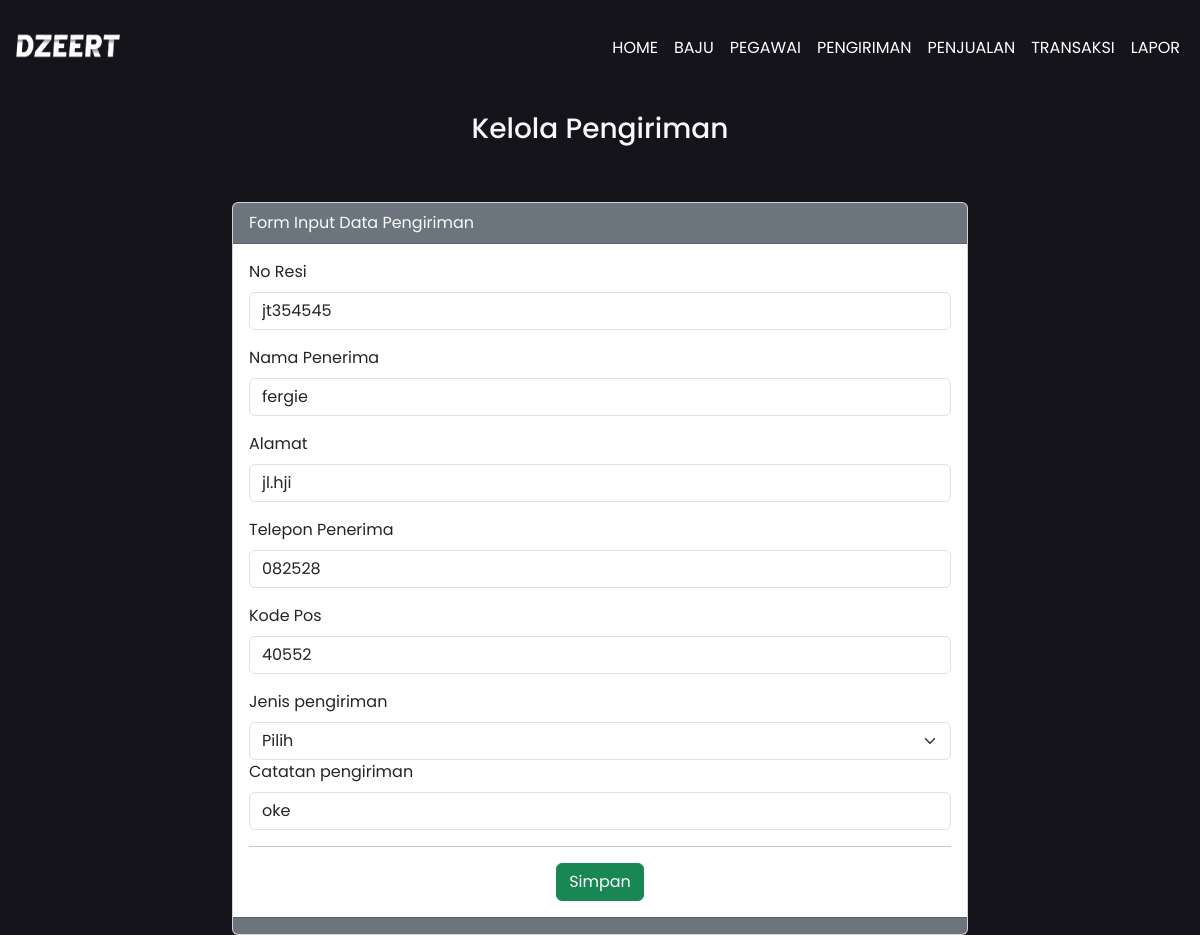
The app's page /edit_pengiriman.php?id_pengiriman=111222337 with its own data.
### tables this page shows
CREATE TABLE `kelola_pengiriman` (
  `id_pengiriman` int(11) NOT NULL,
  `no_resi` varchar(50) NOT NULL,
  `nama_penerima` varchar(50) NOT NULL,
  `alamat_penerima` varchar(255) NOT NULL,
  `telepon_penerima` varchar(20) NOT NULL,
  `kode_pos` int(10) NOT NULL,
  `jenis_pengiriman` varchar(50) NOT NULL,
  `catatan_pengiriman` varchar(255) NOT NULL
);

### function.php (called while the page is built, shortened)
<?php
$koneksi = mysqli_connect("localhost","root","","penjualan");
function kiriman($kiriman) {
    global $koneksi;
    $result= mysqli_query($koneksi, $kiriman);
    $row = [];
    while($tampil = mysqli_fetch_assoc($result)) {
     $row[] = $tampil;
    }
    return $row;
}
?>

### edit_pengiriman.php (the view, shortened to what this page needs)
<?php
require'function.php';
  if(isset($_GET["id_pengiriman"])){
      $id_pengiriman = $_GET["id_pengiriman"];
      $penjualan = kiriman("SELECT * FROM kelola_pengiriman WHERE id_pengiriman = $id_pengiriman")[0];
  }
?>
<?php require'layouts/navbar.php';?>
<div class="container">
  <h3 class="text-center text-light mt-3">Kelola Pengiriman</h3>
<div class="row">
  <div class="col-md-8 mx-auto">
  <div class="card mt-5">
  <div class="card-header bg-secondary text-light">
    Form Input Data Pengiriman
  </div>
  <div class="card-body text-dark">
      <form action="" method="post">
      <div class="mb-3">
          <label for="nama" class="form-label"><i data-feather="user"></i>No Resi </label>
          <input value="<?= $penjualan["no_resi"];?>" type="text" class="form-control" name="no_resi" id="no_resi" placeholder="No Resi" <?= $penjualan["no_resi"];?>>
      </div>
      <div class="mb-3">
          <label for="nama" class="form-label"><i data-feather="user"></i>Nama Penerima </label>
          <input value="<?= $penjualan["nama_penerima"];?>" type="text" class="form-control" name="nama_penerima" id="nama_penerima" placeholder="Nama Penerima" <?= $penjualan["nama_penerima"];?>>
      </div>
      <div class="mb-3">
          <label for="email" class="form-label">Alamat</label>
          <input value="<?= $penjualan["alamat_penerima"];?>" type="text" class="form-control" name="alamat_penerima" id="alamat_penerima" placeholder="Alamat" <?= $penjualan["alamat_penerima"];?>>
      </div>
      <div class="mb-3">
          <label for="nama" class="form-label">Telepon Penerima</label>
          <input value="<?= $penjualan["telepon_penerima"];?>" type="text" class="form-control" name="telepon_penerima" id="telepon_penerima" placeholder="Telepon Penerima" <?= $penjualan["telepon_penerima"];?>>
      </div>
      <div class="mb-3">
          <label for="nama" class="form-label">Kode Pos</label>
          <input value="<?= $penjualan["kode_pos"];?>" type="text" class="form-control" name="kode_pos" id="kode_pos" placeholder="Kode Pos" <?= $penjualan["kode_pos"];?>>
      </div>
      <div class="mb-3">
          <label for="nama" class="form-label">Jenis pengiriman</label>
          <select class="form-select" name="jenis_pengiriman" id="jenis_pengiriman">
              <option>Pilih</option>
            </select>
            <div class="mb-3">
          <label for="nama" class="form-label">Catatan pengiriman</label>
          <input value="<?= $penjualan["catatan_pengiriman"];?>" type="text" class="form-control" name="catatan_pengiriman" id="catatan_pengiriman" placeholder="Catatan pengiriman" <?= $penjualan["catatan_pengiriman"];?>>
      </div>
      </div>
          <div class="text-center">
            <hr> <button type="submit" name="submit" class="btn btn-success">Simpan</button>
          </div>
      </form>
  </div>
  <div class="card-footer bg-secondary text-light">
  </div>
</div>
  </div>
</div>
</div>

### css/user.css (style rules this page uses)
:root { --bg: #15141a; }
* { margin: 0; padding: 0; font-family: "Poppins", sans-serif; }

### records on screen
kelola_pengiriman: no_resi "jt354545", nama_penerima "fergie", alamat_penerima "jl.hji", telepon_penerima "082528", kode_pos "40552", catatan_pengiriman "oke"
